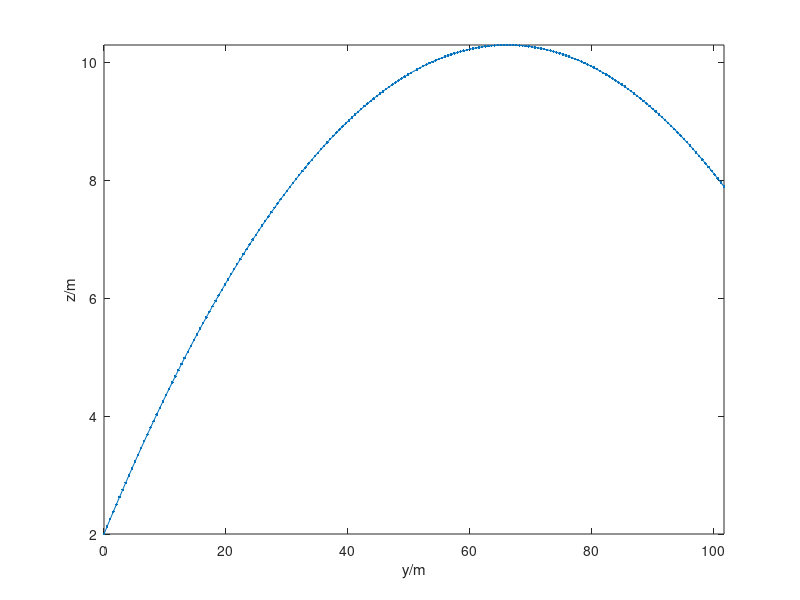

Write the MATLAB code that produced this figure.
%%% tennisball.m
%% Numerical simulation of object motion in 2D with gravity
%% (base SI units used throughout)
%% Coordinates (y,z)
%% Parameters
m = 0.059; % tennis ball's mass
%%
%% Initial values
t0 = 0; % initial time
y0 = 0; z0 = 2; % initial position
Py0 = 3; Pz0 = 0.75; % initial momentum
%%
t1 = t0 + 2; % final time
dt = 0.01; % time step
%%
%% Initialize values for loop
t = t0;
y = y0; z = z0;
Py = Py0; Pz = Pz0;
%%
Fy = 0; Fz = 0; % momentum influx (constant)
Gy = 0; Gz = -0.579; % momentum supply (constant)
%% %@
%% Plot & saving
%% adjust final time if not multiple of timestep
t1 = t1 + mod(t1-t0,dt);
%% Save values of all quantities at some steps during the simulation,
%% for subsequente analysis or plotting
%% (saving at all timesteps could be too costly)
Nsaves = 200; % number of timepoints to save during the simulation
%% Calculate time interval for saving
dsave = (t1-t0)/(Nsaves-1);
if abs(dsave) < abs(dt)
  error('time interval between saves is smaller than timestep')
end
%% Initialize vectors to contain saved values
tSave = nan(Nsaves,1);
ySave = nan(Nsaves,1); zSave = nan(Nsaves,1);
PySave = nan(Nsaves,1); PzSave = nan(Nsaves,1);
%% Save initial values
i = 1; % index that keeps count of savepoints
tSave(i) = t;
ySave(i) = y; zSave(i) = z;
PySave(i) = Py; PzSave(i) = Pz;
%% Initialize plot
cols = get(0, 'DefaultAxesColorOrder');
plot(ySave(1), zSave(1), '.', 'Color', cols(1,:)); axis('tight');
xlabel('y/m'); ylabel('z/m'); hold on;
%% %@
%% Numerical time integration
%% loop
while t < t1
  %% We need Py,Px,y,z,vy,vz
  %% we have y,z,Py,Pz
  %% find vy,vz using constitutive relations
  vy = Py/m; vz = Pz/m;
  %%
  %% Drive forward in time
  %% update momentum
  Py = Py + (Fy + Gy)*dt;
  Pz = Pz + (Fz + Gz)*dt;
  %% update position
  y = y + vy*dt;
  z = z + vz*dt;
  %% update time
  t = t + dt;
  %% %@
  %% Check whether to save & plot at this step
  if min(abs([0 dsave] - mod(t-t0, dsave))) <= abs(dt)/2
    i = i+1;
    tSave(i) = t;
    ySave(i) = y; zSave(i) = z;
    vySave(i) = vy; vzSave(i) = vz;
    PySave(i) = Py; PzSave(i) = Pz;
    plot(y, z, '.', 'Color', cols(1,:));
    pause(0.001);
  end %@
end %@
%% Plot full trajectory
plot(ySave, zSave, 'Color', cols(1,:)); axis('tight'); %@
